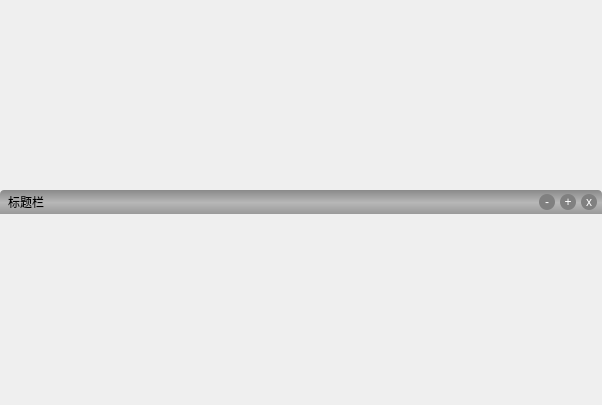
<?xml version="1.0" encoding="UTF-8"?>
<ui version="4.0">
 <class>FramelessWindowCentralWidget</class>
 <widget class="QWidget" name="FramelessWindowCentralWidget">
  <property name="geometry">
   <rect>
    <x>0</x>
    <y>0</y>
    <width>602</width>
    <height>405</height>
   </rect>
  </property>
  <property name="windowTitle">
   <string>Form</string>
  </property>
  <property name="styleSheet">
   <string notr="true">#titleBarWidget {
	background: qlineargradient(spread:pad, x1:0, y1:0, x2:0, y2:1, stop:0 rgba(137, 137, 137, 255), stop:0.522167 rgba(183, 183, 183, 255), stop:1 rgba(154, 154, 154, 255));
	border-top-left-radius: 4px;
	border-top-right-radius: 4px;
}

#titleBarWidget #titleLabel {
	padding: 3px 3px 3px 5px;
}

#titleBarWidget .QPushButton {
	border: 0px solid red;
	border-radius: 8px;
	width: 16px;
	height: 16px;
	margin-right: 5px;
	background: gray;
	color: white;
}

.FramelessWindowCentralWidget {
	border-radius: 4px; 
	background: lightgray; 
	border: 1px solid lightgray;
}</string>
  </property>
  <layout class="QGridLayout" name="gridLayout_3">
   <property name="leftMargin">
    <number>0</number>
   </property>
   <property name="topMargin">
    <number>0</number>
   </property>
   <property name="rightMargin">
    <number>0</number>
   </property>
   <property name="bottomMargin">
    <number>0</number>
   </property>
   <property name="spacing">
    <number>0</number>
   </property>
   <item row="0" column="0">
    <widget class="QWidget" name="titleBarWidget" native="true">
     <property name="sizePolicy">
      <sizepolicy hsizetype="Preferred" vsizetype="Maximum">
       <horstretch>0</horstretch>
       <verstretch>0</verstretch>
      </sizepolicy>
     </property>
     <layout class="QGridLayout" name="gridLayout_2">
      <property name="leftMargin">
       <number>0</number>
      </property>
      <property name="topMargin">
       <number>0</number>
      </property>
      <property name="rightMargin">
       <number>0</number>
      </property>
      <property name="bottomMargin">
       <number>0</number>
      </property>
      <item row="0" column="2">
       <widget class="QWidget" name="buttonsWidget" native="true">
        <layout class="QGridLayout" name="gridLayout">
         <property name="leftMargin">
          <number>0</number>
         </property>
         <property name="topMargin">
          <number>0</number>
         </property>
         <property name="rightMargin">
          <number>0</number>
         </property>
         <property name="bottomMargin">
          <number>0</number>
         </property>
         <property name="spacing">
          <number>0</number>
         </property>
         <item row="0" column="1">
          <widget class="QPushButton" name="maximizeButton">
           <property name="text">
            <string>+</string>
           </property>
           <property name="flat">
            <bool>true</bool>
           </property>
          </widget>
         </item>
         <item row="0" column="2">
          <widget class="QPushButton" name="closeButton">
           <property name="text">
            <string>x</string>
           </property>
           <property name="flat">
            <bool>true</bool>
           </property>
          </widget>
         </item>
         <item row="0" column="0">
          <widget class="QPushButton" name="minimizeButton">
           <property name="text">
            <string>-</string>
           </property>
           <property name="flat">
            <bool>true</bool>
           </property>
          </widget>
         </item>
        </layout>
       </widget>
      </item>
      <item row="0" column="0">
       <widget class="QLabel" name="titleLabel">
        <property name="sizePolicy">
         <sizepolicy hsizetype="Expanding" vsizetype="Preferred">
          <horstretch>0</horstretch>
          <verstretch>0</verstretch>
         </sizepolicy>
        </property>
        <property name="text">
         <string>标题栏</string>
        </property>
       </widget>
      </item>
     </layout>
    </widget>
   </item>
  </layout>
 </widget>
 <resources/>
 <connections/>
</ui>
